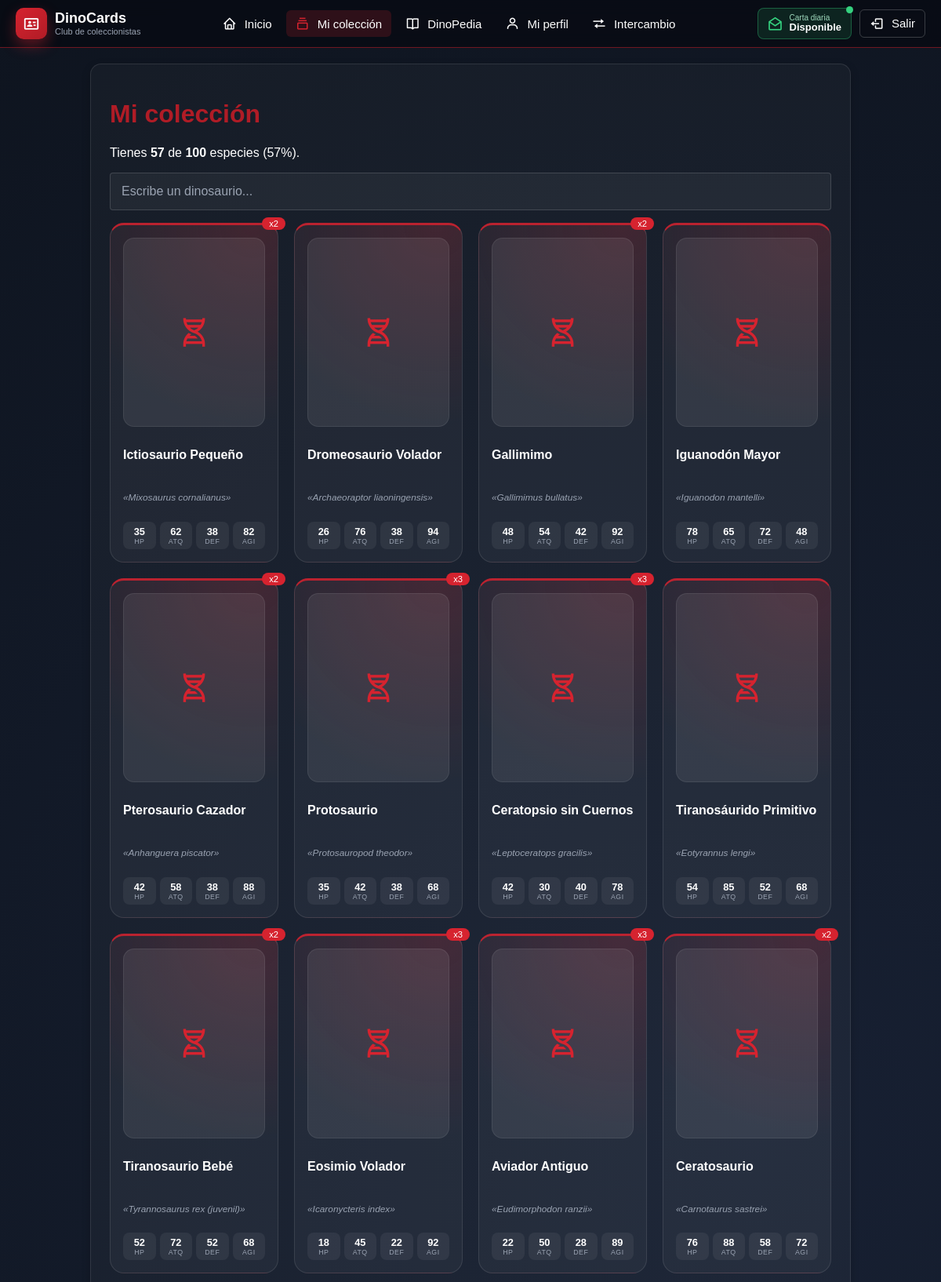
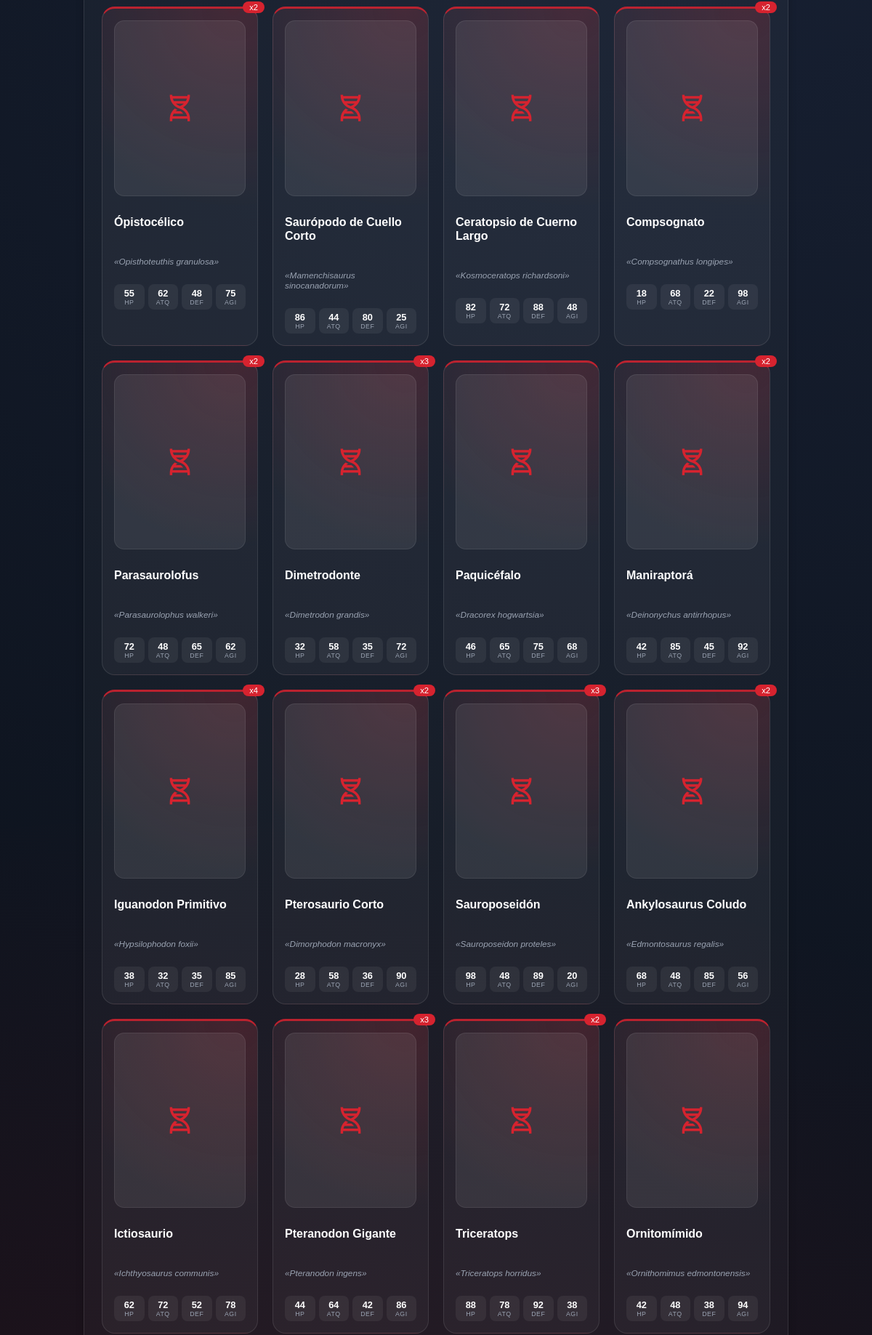
Screenshot of /coleccion.php (signed in, upper part) with the database file from the repository (2 pictures, top to bottom).
### tables this page shows
CREATE TABLE usuarios(id INT primary key auto_increment,
					  username VARCHAR(64) UNIQUE,
                      email VARCHAR(256) UNIQUE,
                      password_hash VARCHAR(1024),
                      fecha_registro DATETIME,
                      ultima_obtencion DATETIME);

CREATE TABLE dinosaurios(id INT primary key auto_increment,
					  nombre VARCHAR(64),
                      especie VARCHAR(1024),
                      periodo VARCHAR(1024),
                      image_url VARCHAR(1024),
                      altura DECIMAL(4,2),
                      largo DECIMAL(4,2),
                      peso DECIMAL(6,3),
                      hp INT,
                      vigor INT,
                      ataque INT,
                      defensa INT,
                      agilidad INT);

### src/AccesoDatos.php (called while the page is built, shortened)
<?php
function escapar(mixed $texto): string
{
    return htmlspecialchars($texto ?? "", ENT_QUOTES, "UTF-8");
}

### coleccion.php (the view, shortened to what this page needs)
<?php
require_once __DIR__ . "/src/AccesoDatos.php";
$usuario_id = (int) $_SESSION["usuario_id"];
$ids = [];
$consulta = $conexion->prepare("SELECT dinosaurio_id FROM colecciones WHERE usuario_id = ?");
$consulta->bind_param("i", $usuario_id);
$consulta->execute();
$resultado = $consulta->get_result();
while ($fila = $resultado->fetch_assoc()) {
    $ids[] = (int) $fila["dinosaurio_id"];
}
$copias = [];
$orden  = [];
foreach ($ids as $id) {
    if (!isset($copias[$id])) {
        $copias[$id] = 0;
        $orden[] = $id;
    }
    $copias[$id]++;
}
$dinos = [];
if (count($orden) > 0) {
    $lista = implode(",", $orden);
    $res = $conexion->query("SELECT * FROM dinosaurios WHERE id IN ($lista)");
    while ($d = $res->fetch_assoc()) {
        $dinos[(int) $d["id"]] = $d;
    }
}
$total_catalogo = (int) $conexion->query("SELECT COUNT(*) AS total FROM dinosaurios")->fetch_assoc()["total"];
$total_especies = count($orden);
$porcentaje     = $total_catalogo > 0 ? round($total_especies / $total_catalogo * 100) : 0;
?>
<!DOCTYPE html>
<html lang="es">
<head>
    <link href="https://unpkg.com/boxicons@2.1.4/css/boxicons.min.css" rel="stylesheet">
    <link rel="stylesheet" href="styles/comun.css?v=<?= @filemtime(__DIR__ . '/styles/comun.css') ?>">
    <link rel="stylesheet" href="styles/paginas.css?v=<?= @filemtime(__DIR__ . '/styles/paginas.css') ?>">
</head>
<body>
<?php require "menu.php"; ?>
<main>
    <div class="tarjeta panel-oscuro">
        <h1>Mi colección</h1>
        <p>Tienes <b><?= $total_especies ?></b> de <b><?= $total_catalogo ?></b> especies (<?= $porcentaje ?>%).</p>
        <?php if ($total_especies === 0): ?>
            <p class="aviso error">Todavía no tienes ninguna carta. Abre tu sobre del día para empezar.</p>
        <?php else: ?>
            <div class="campo">
                <input type="text" id="buscador" oninput="filtrarColeccion()" placeholder="Escribe un dinosaurio...">
            </div>
            <ul class="cartas-grid">
                <?php foreach ($orden as $id): ?>
                    <?php if (!isset($dinos[$id])) { continue; } $d = $dinos[$id]; ?>
                    <li class="carta-mini" data-buscar="<?= escapar(strtolower($d["especie"] . " " . $d["nombre"])) ?>">
                        <?php if ($copias[$id] > 1): ?>
                            <span class="badge">x<?= $copias[$id] ?></span>
                        <?php endif; ?>
                        <span class="retrato">
                            <?php if (!empty($d["imagen_url"])): ?>
                                <img class="fondo" src="<?= escapar($d["imagen_url"]) ?>" alt="" aria-hidden="true" loading="lazy" decoding="async" onerror="this.style.display='none'">
                                <img src="<?= escapar($d["imagen_url"]) ?>" alt="<?= escapar($d["nombre"]) ?>" loading="lazy" decoding="async" onerror="this.style.display='none'">
                            <?php else: ?>
                                <i class="bx bx-dna" aria-hidden="true"></i>
                            <?php endif; ?>
                        </span>
                        <h3><?= escapar($d["nombre"]) ?></h3>
                        <p class="apodo">«<?= escapar($d["especie"]) ?>»</p>
                        <div class="mini-stats">
                            <span><b><?= escapar($d["hp"]) ?></b><small>HP</small></span>
                            <span><b><?= escapar($d["ataque"]) ?></b><small>ATQ</small></span>
                            <span><b><?= escapar($d["defensa"]) ?></b><small>DEF</small></span>
                            <span><b><?= escapar($d["agilidad"]) ?></b><small>AGI</small></span>
                        </div>
                    </li>
                <?php endforeach; ?>
            </ul>
        <?php endif; ?>
    </div>
</main>
</body>
</html>

### menu.php (shortened to what this page needs)
<?php
$pagina_actual = basename($_SERVER["PHP_SELF"]);
$menu_usuario_id = (int) ($_SESSION["usuario_id"] ?? 0);
$menu_ultima     = null;
if (isset($conexion) && $conexion && $menu_usuario_id > 0) {
    $menu_consulta = $conexion->prepare("SELECT ultima_obtencion FROM usuarios WHERE id = ?");
    if ($menu_consulta) {
        $menu_consulta->bind_param("i", $menu_usuario_id);
        $menu_consulta->execute();
        $menu_fila = $menu_consulta->get_result()->fetch_assoc();
        if ($menu_fila) {
            $menu_ultima = $menu_fila["ultima_obtencion"];
        }
    }
}
$menu_obtenida_hoy = ($menu_ultima !== null
    && substr($menu_ultima, 0, 10) === date("Y-m-d"));
$menu_enlaces = [
    ["inicio.php",    "bx-home",       "Inicio"],
    ["coleccion.php", "bx-collection", "Mi colección"],
    ["dinopedia.php", "bx-book-open",  "DinoPedia"],
    ["perfil.php",    "bx-user",       "Mi perfil"],
    ["intercambio.php",     "bx-transfer",     "Intercambio"],
];
?>
<header class="topbar">
    <a class="logo" href="inicio.php">
        <span class="logo-mark" aria-hidden="true"><i class="bx bx-id-card"></i></span>
        <span class="logo-texto">
            <strong>DinoCards</strong>
            <small>Club de coleccionistas</small>
        </span>
    </a>
    <nav class="nav" aria-label="Principal">
        <?php foreach ($menu_enlaces as [$url, $icono, $texto]): ?>
            <a href="<?= escapar($url) ?>" class="nav-link<?= $pagina_actual === $url ? " activo" : "" ?>">
                <i class="bx <?= escapar($icono) ?>"></i><span><?= escapar($texto) ?></span>
            </a>
        <?php endforeach; ?>
    </nav>
    <div class="topbar-fin">
        <a class="carta-badge<?= $menu_obtenida_hoy ? " abierta" : "" ?>" href="inicio.php" title="Carta diaria">
            <i class="bx <?= $menu_obtenida_hoy ? "bx-check-circle" : "bx-envelope-open" ?>"></i>
            <span class="carta-badge-txt">
                <small>Carta diaria</small>
                <b><?= $menu_obtenida_hoy ? "Abierta" : "Disponible" ?></b>
            </span>
            <?php if (!$menu_obtenida_hoy): ?>
                <span class="punto" title="Tienes tu carta diaria disponible"></span>
            <?php endif; ?>
        </a>
        <a class="nav-link salir" href="php/cerrar.php" title="Cerrar sesión">
            <i class="bx bx-log-out"></i>
            <span>Salir</span>
        </a>
    </div>
</header>

### styles/comun.css (style rules this page uses)
* { box-sizing: border-box; }
:root { --rojo: #d6232f; --rojo-osc: #b01c26; --fondo: #0b1018; --texto: #111827; --gris: #6b7280; --borde: #d9dde5; }
body { margin: 0; font-family: Arial, Helvetica, sans-serif; min-height: 100vh; color: #ffffff; background: radial-gradient(circle at 20% 70%, rgba(214, 35, 47, .25), transparent 45%), radial-gradient(circle at 80% 20%, rgba(60, 80, 130, .25), transparent 40%), var(--fondo); }
.topbar { position: sticky; top: 0; z-index: 60; background-color: rgba(8, 12, 20, .88); backdrop-filter: blur(10px); border-bottom: 1px solid rgba(214, 35, 47, .5); color: #ffffff; padding: 10px 20px; display: flex; flex-wrap: wrap; align-items: center; justify-content: space-between; gap: 12px; }
.logo { display: flex; align-items: center; gap: 10px; color: #ffffff; text-decoration: none; }
.logo-mark { display: flex; align-items: center; justify-content: center; width: 40px; height: 40px; border-radius: 10px; background: linear-gradient(140deg, var(--rojo), var(--rojo-osc)); box-shadow: 0 8px 18px rgba(214, 35, 47, .4); color: #ffffff; font-size: 22px; }
.logo-texto { display: flex; flex-direction: column; line-height: 1.1; }
.logo-texto strong { font-size: 18px; }
.logo-texto small { font-size: 11px; color: #9aa3b2; }
.nav { display: flex; flex-wrap: wrap; gap: 6px; }
.nav-link { display: inline-flex; align-items: center; gap: 8px; color: #ffffff; text-decoration: none; padding: 8px 12px; border-radius: 6px; font-size: 15px; }
.nav-link i { font-size: 18px; margin-right: 2px; }
.nav-link.activo { background-color: rgba(214, 35, 47, .18); color: #ffffff; }
.nav-link.activo i { color: var(--rojo); }
.topbar-fin { display: flex; align-items: center; gap: 10px; }
.carta-badge { display: inline-flex; align-items: center; gap: 8px; position: relative; border: 1px solid rgba(53, 208, 127, .35); background-color: rgba(53, 208, 127, .12); color: #ffffff; text-decoration: none; padding: 6px 12px; border-radius: 8px; }
.carta-badge i { font-size: 20px; color: #35d07f; }
.carta-badge-txt { display: flex; flex-direction: column; line-height: 1.1; }
.carta-badge-txt small { font-size: 10px; color: #9fd9bd; }
.carta-badge-txt b { font-size: 13px; }
.punto { position: absolute; top: -3px; right: -3px; width: 9px; height: 9px; border-radius: 50%; background-color: #35d07f; box-shadow: 0 0 0 0 rgba(53, 208, 127, .7); animation: pulso 1.8s infinite; }
.nav-link.salir { border: 1px solid rgba(255, 255, 255, .2); }
main { max-width: 1000px; margin: 20px auto; padding: 0 15px; }
.tarjeta { background-color: #181820; border: 1px solid #282836; border-radius: 14px; padding: 1.5rem; box-shadow: 0 4px 12px rgba(0, 0, 0, 0.2); margin-bottom: 20px; }
h1, h2, h3 { color: var(--rojo-osc); }
a { color: var(--rojo); }

### rows the page displays
dinosaurios: id "2", nombre "Ictiosaurio Pequeño", especie "Mixosaurus cornalianus", hp "35", ataque "62", defensa "38", agilidad "82"
dinosaurios: nombre "Dromeosaurio Volador", especie "Archaeoraptor liaoningensis", hp "26", ataque "76", defensa "38", agilidad "94"
dinosaurios: id "2", nombre "Gallimimo", especie "Gallimimus bullatus", hp "48", ataque "54", defensa "42", agilidad "92"
dinosaurios: nombre "Iguanodón Mayor", especie "Iguanodon mantelli", hp "78", ataque "65", defensa "72", agilidad "48"
dinosaurios: id "2", nombre "Pterosaurio Cazador", especie "Anhanguera piscator", hp "42", ataque "58", defensa "38", agilidad "88"
dinosaurios: id "3", nombre "Protosaurio", especie "Protosauropod theodor", hp "35", ataque "42", defensa "38", agilidad "68"
dinosaurios: id "3", nombre "Ceratopsio sin Cuernos", especie "Leptoceratops gracilis", hp "42", ataque "30", defensa "40", agilidad "78"
dinosaurios: nombre "Tiranosáurido Primitivo", especie "Eotyrannus lengi", hp "54", ataque "85", defensa "52", agilidad "68"
dinosaurios: id "2", nombre "Tiranosaurio Bebé", especie "Tyrannosaurus rex (juvenil)", hp "52", ataque "72", defensa "52", agilidad "68"
dinosaurios: id "3", nombre "Eosimio Volador", especie "Icaronycteris index", hp "18", ataque "45", defensa "22", agilidad "92"
dinosaurios: id "3", nombre "Aviador Antiguo", especie "Eudimorphodon ranzii", hp "22", ataque "50", defensa "28", agilidad "89"
dinosaurios: id "2", nombre "Ceratosaurio", especie "Carnotaurus sastrei", hp "76", ataque "88", defensa "58", agilidad "72"
dinosaurios: id "2", nombre "Ópistocélico", especie "Opisthoteuthis granulosa", hp "55", ataque "62", defensa "48", agilidad "75"
dinosaurios: nombre "Saurópodo de Cuello Corto", especie "Mamenchisaurus sinocanadorum", hp "86", ataque "44", defensa "80", agilidad "25"
dinosaurios: nombre "Ceratopsio de Cuerno Largo", especie "Kosmoceratops richardsoni", hp "82", ataque "72", defensa "88", agilidad "48"
dinosaurios: id "2", nombre "Compsognato", especie "Compsognathus longipes", hp "18", ataque "68", defensa "22", agilidad "98"
dinosaurios: id "2", nombre "Parasaurolofus", especie "Parasaurolophus walkeri", hp "72", ataque "48", defensa "65", agilidad "62"
dinosaurios: id "3", nombre "Dimetrodonte", especie "Dimetrodon grandis", hp "32", ataque "58", defensa "35", agilidad "72"
dinosaurios: nombre "Paquicéfalo", especie "Dracorex hogwartsia", hp "46", ataque "65", defensa "75", agilidad "68"
dinosaurios: id "2", nombre "Maniraptorá", especie "Deinonychus antirrhopus", hp "42", ataque "85", defensa "45", agilidad "92"
dinosaurios: id "4", nombre "Iguanodon Primitivo", especie "Hypsilophodon foxii", hp "38", ataque "32", defensa "35", agilidad "85"
dinosaurios: id "2", nombre "Pterosaurio Corto", especie "Dimorphodon macronyx", hp "28", ataque "58", defensa "36", agilidad "90"
dinosaurios: id "3", nombre "Sauroposeidón", especie "Sauroposeidon proteles", hp "98", ataque "48", defensa "89", agilidad "20"
dinosaurios: id "2", nombre "Ankylosaurus Coludo", especie "Edmontosaurus regalis", hp "68", ataque "48", defensa "85", agilidad "56"
dinosaurios: nombre "Ictiosaurio", especie "Ichthyosaurus communis", hp "62", ataque "72", defensa "52", agilidad "78"
dinosaurios: id "3", nombre "Pteranodon Gigante", especie "Pteranodon ingens", hp "44", ataque "64", defensa "42", agilidad "86"
dinosaurios: id "2", nombre "Triceratops", especie "Triceratops horridus", hp "88", ataque "78", defensa "92", agilidad "38"
dinosaurios: nombre "Ornitomímido", especie "Ornithomimus edmontonensis", hp "42", ataque "48", defensa "38", agilidad "94"

### other values shown
escapar($texto) "Inicio"
escapar($texto) "Mi colección"
escapar($texto) "DinoPedia"
escapar($texto) "Mi perfil"
escapar($texto) "Intercambio"
$total_especies "57"
$total_catalogo "100"
$porcentaje "57"
